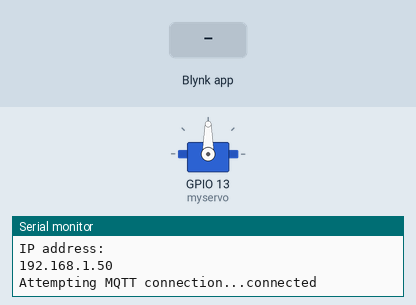
A sketch run on a simulated ESP8266 (NodeMCU). Parts: servo, the last lines printed to the serial monitor. The test bench sets the inputs (shaded band). WiFi joins after 1.5 s; servers stay silent unless stated; no MQTT or app messages arrive unless stated.

Above: at 4.0 s.
4.1 s: Blynk app writes 1 to V0
At 5.0 s:
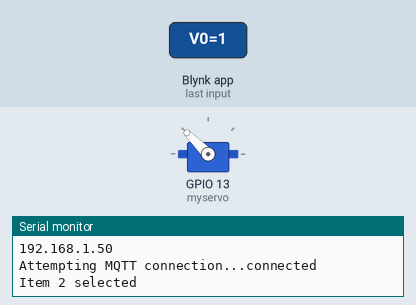
5.6 s: Blynk app writes 0 to V0
At 6.6 s:
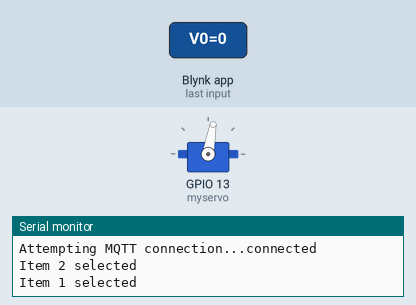
7.6 s: Blynk app writes 1 to V3
At 9.3 s:
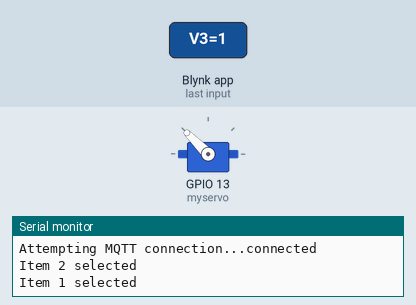
Timing chart, 0 to 10.8 s (numbered marks = the images above; inputs shaded):
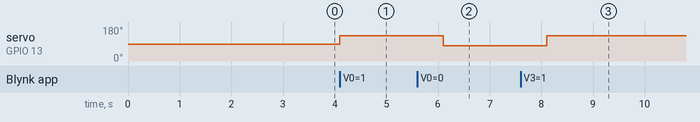

The sketch:

Servoblynk.ino
```cpp
#define BLYNK_PRINT Serial
#include <SPI.h>
#include <ESP8266WiFi.h>
#include <BlynkSimpleEsp8266.h>
#include <Servo.h>
#include <PubSubClient.h>
#include "DHT.h"

const char* ssid = "Jyothi_Pi_AP";
const char* password = "SaiJyothi";
IPAddress server(192, 168, 137, 245);
char auth[] = "52093849d2ba420c8de1a6504570aa64"; // You should get Auth Token in the Blynk App.
int prev=10;
Servo myservo;
WiFiClient espClient;
PubSubClient client(espClient);
char msg[50];

#define DHTPIN 11     // what digital pin we're connected to
#define DHTTYPE DHT11   // DHT 11
DHT dht(DHTPIN, DHTTYPE);

void setup_wifi()
{
  delay(10);
  // We start by connecting to a WiFi network
  Serial.println();
  Serial.print("Connecting to ");
  Serial.println(ssid);

  WiFi.begin(ssid, password);

  while (WiFi.status() != WL_CONNECTED) {
    delay(500);
    Serial.print(".");
  }

  Serial.println("");
  Serial.println("WiFi connected");
  Serial.println("IP address: ");
  Serial.println(WiFi.localIP());
}

void reconnect()
{
  // Loop until we're reconnected
  while (!client.connected()) {
    Serial.print("Attempting MQTT connection...");
    // Attempt to connect
    if (client.connect("ESP8266Client")) {
      Serial.println("connected");

    } else {
      Serial.print("failed, rc=");
      Serial.print(client.state());
      Serial.println(" try again in 5 seconds");
      // Wait 5 seconds before retrying
      delay(5000);
    }
  }
}

void setup()
{
  Serial.begin(9600); // See the connection status in Serial Monitor

  Blynk.begin(auth, "Jyothi_Pi_AP", "SaiJyothi");
  delay(1000);
  setup_wifi();
  client.setServer(server, 1883);

  dht.begin();
  myservo.attach(13);
}

// Write to menu item in Blynk App
BLYNK_WRITE(V0)
{
  switch (param.asInt())
  {

    case 0:
    { // Item 1

      if(!prev==0)
      {
        myservo.attach(13);
      }
      Serial.println("Item 1 selected");
      myservo.write(80);                  // rotate counterclockwise full speed
      delay(2000);
      myservo.detach();
      client.publish("blindsPosition", "open");
      Blynk.virtualWrite(V5, "opened");
      prev=0;
      break;
    }

    case 1:
    { // Item 2
      Serial.println("Item 2 selected");
      if(!prev==1)
      {
        myservo.attach(13);
      }
      myservo.write(135);                  // rotate counterclockwise full speed
      delay(2000);
      myservo.detach();
      client.publish("blindsPosition", "close");
      Blynk.virtualWrite(V5, "closed");
      prev=1;
      break;
    }
  }
}


// To Display on Blynk LCD at pin V2
BLYNK_WRITE(V2)
{

  float f = dht.readTemperature(true);  // Read temperature as Fahrenheit (isFahrenheit = true)
  float h = dht.readHumidity();

  float hif = dht.computeHeatIndex(f, h);  // Compute heat index in Fahrenheit (the default)
  Blynk.virtualWrite(V2, f);
}

// To Timer on Blynk at pin V3
BLYNK_WRITE(V3)
{
      myservo.attach(13);
      myservo.write(135);                  // rotate counterclockwise full speed close
      delay(2000);
      myservo.detach();
}
void loop()
{
  if (!client.connected()) {
    reconnect();
  }
  client.loop();

  Blynk.run();

}
```

Measured:
- after the input at 4.1 s, servo on GPIO 13 (myservo): 90° → 135° at once
- after the input at 5.6 s, servo on GPIO 13 (myservo): 135° → 80° after 0.50 s
- after the input at 7.6 s, servo on GPIO 13 (myservo): 80° → 135° after 0.50 s
